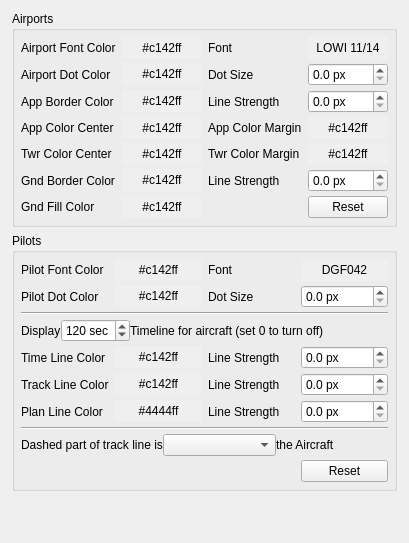
     <widget class="QWidget" name="tabAirportsPilots" >
      <attribute name="title" >
       <string>Airports &amp;&amp; Pilots</string>
      </attribute>
      <layout class="QVBoxLayout" >
       <property name="leftMargin" >
        <number>12</number>
       </property>
       <property name="rightMargin" >
        <number>12</number>
       </property>
       <property name="bottomMargin" >
        <number>12</number>
       </property>
       <item>
        <widget class="QGroupBox" name="groupBox_6" >
         <property name="title" >
          <string>Airports</string>
         </property>
         <layout class="QGridLayout" >
          <property name="leftMargin" >
           <number>6</number>
          </property>
          <property name="topMargin" >
           <number>6</number>
          </property>
          <property name="rightMargin" >
           <number>6</number>
          </property>
          <property name="bottomMargin" >
           <number>6</number>
          </property>
          <property name="verticalSpacing" >
           <number>4</number>
          </property>
          <item row="0" column="0" >
           <widget class="QLabel" name="label_19" >
            <property name="text" >
             <string>Airport Font Color</string>
            </property>
            <property name="buddy" >
             <cstring>pbAirportFontColor</cstring>
            </property>
           </widget>
          </item>
          <item row="0" column="1" >
           <widget class="QPushButton" name="pbAirportFontColor" >
            <property name="autoFillBackground" >
             <bool>true</bool>
            </property>
            <property name="text" >
             <string>#c142ff</string>
            </property>
            <property name="flat" >
             <bool>true</bool>
            </property>
           </widget>
          </item>
          <item row="0" column="2" >
           <widget class="QLabel" name="label_20" >
            <property name="text" >
             <string>Font</string>
            </property>
            <property name="buddy" >
             <cstring>pbAirportFont</cstring>
            </property>
           </widget>
          </item>
          <item row="0" column="3" >
           <widget class="QPushButton" name="pbAirportFont" >
            <property name="autoFillBackground" >
             <bool>true</bool>
            </property>
            <property name="text" >
             <string>LOWI 11/14</string>
            </property>
            <property name="flat" >
             <bool>true</bool>
            </property>
           </widget>
          </item>
          <item row="2" column="0" >
           <widget class="QLabel" name="label_21" >
            <property name="text" >
             <string>App Border Color</string>
            </property>
            <property name="buddy" >
             <cstring>pbAppBorderLineColor</cstring>
            </property>
           </widget>
          </item>
          <item row="2" column="1" >
           <widget class="QPushButton" name="pbAppBorderLineColor" >
            <property name="autoFillBackground" >
             <bool>true</bool>
            </property>
            <property name="text" >
             <string>#c142ff</string>
            </property>
            <property name="flat" >
             <bool>true</bool>
            </property>
           </widget>
          </item>
          <item row="2" column="2" >
           <widget class="QLabel" name="label_22" >
            <property name="text" >
             <string>Line Strength</string>
            </property>
            <property name="buddy" >
             <cstring>sbAppBorderLineStrength</cstring>
            </property>
           </widget>
          </item>
          <item row="2" column="3" >
           <widget class="QDoubleSpinBox" name="sbAppBorderLineStrength" >
            <property name="suffix" >
             <string> px</string>
            </property>
            <property name="decimals" >
             <number>1</number>
            </property>
            <property name="maximum" >
             <double>10.000000000000000</double>
            </property>
            <property name="singleStep" >
             <double>0.100000000000000</double>
            </property>
           </widget>
          </item>
          <item row="3" column="0" >
           <widget class="QLabel" name="label_23" >
            <property name="text" >
             <string>App Color Center</string>
            </property>
            <property name="buddy" >
             <cstring>pbAppColorCenter</cstring>
            </property>
           </widget>
          </item>
          <item row="3" column="1" >
           <widget class="QPushButton" name="pbAppColorCenter" >
            <property name="autoFillBackground" >
             <bool>true</bool>
            </property>
            <property name="text" >
             <string>#c142ff</string>
            </property>
            <property name="flat" >
             <bool>true</bool>
            </property>
           </widget>
          </item>
          <item row="3" column="2" >
           <widget class="QLabel" name="label_24" >
            <property name="text" >
             <string>App Color Margin</string>
            </property>
            <property name="buddy" >
             <cstring>pbAppColorMargin</cstring>
            </property>
           </widget>
          </item>
          <item row="3" column="3" >
           <widget class="QPushButton" name="pbAppColorMargin" >
            <property name="autoFillBackground" >
             <bool>true</bool>
            </property>
            <property name="text" >
             <string>#c142ff</string>
            </property>
            <property name="flat" >
             <bool>true</bool>
            </property>
           </widget>
          </item>
          <item row="4" column="0" >
           <widget class="QLabel" name="label_25" >
            <property name="text" >
             <string>Twr Color Center</string>
            </property>
            <property name="buddy" >
             <cstring>pbTwrColorCenter</cstring>
            </property>
           </widget>
          </item>
          <item row="4" column="1" >
           <widget class="QPushButton" name="pbTwrColorCenter" >
            <property name="autoFillBackground" >
             <bool>true</bool>
            </property>
            <property name="text" >
             <string>#c142ff</string>
            </property>
            <property name="flat" >
             <bool>true</bool>
            </property>
           </widget>
          </item>
          <item row="4" column="2" >
           <widget class="QLabel" name="label_26" >
            <property name="text" >
             <string>Twr Color Margin</string>
            </property>
            <property name="buddy" >
             <cstring>pbTwrColorMargin</cstring>
            </property>
           </widget>
          </item>
          <item row="4" column="3" >
           <widget class="QPushButton" name="pbTwrColorMargin" >
            <property name="autoFillBackground" >
             <bool>true</bool>
            </property>
            <property name="text" >
             <string>#c142ff</string>
            </property>
            <property name="flat" >
             <bool>true</bool>
            </property>
           </widget>
          </item>
          <item row="5" column="0" >
           <widget class="QLabel" name="label_27" >
            <property name="text" >
             <string>Gnd Border Color</string>
            </property>
            <property name="buddy" >
             <cstring>pbGndBorderLineColor</cstring>
            </property>
           </widget>
          </item>
          <item row="5" column="1" >
           <widget class="QPushButton" name="pbGndBorderLineColor" >
            <property name="autoFillBackground" >
             <bool>true</bool>
            </property>
            <property name="text" >
             <string>#c142ff</string>
            </property>
            <property name="flat" >
             <bool>true</bool>
            </property>
           </widget>
          </item>
          <item row="5" column="2" >
           <widget class="QLabel" name="label_28" >
            <property name="text" >
             <string>Line Strength</string>
            </property>
            <property name="buddy" >
             <cstring>sbGndBorderLineStrength</cstring>
            </property>
           </widget>
          </item>
          <item row="5" column="3" >
           <widget class="QDoubleSpinBox" name="sbGndBorderLineStrength" >
            <property name="suffix" >
             <string> px</string>
            </property>
            <property name="decimals" >
             <number>1</number>
            </property>
            <property name="maximum" >
             <double>10.000000000000000</double>
            </property>
            <property name="singleStep" >
             <double>0.100000000000000</double>
            </property>
            <property name="value" >
             <double>0.000000000000000</double>
            </property>
           </widget>
          </item>
          <item row="6" column="0" >
           <widget class="QLabel" name="label_37" >
            <property name="text" >
             <string>Gnd Fill Color</string>
            </property>
           </widget>
          </item>
          <item row="6" column="1" >
           <widget class="QPushButton" name="pbGndFillColor" >
            <property name="autoFillBackground" >
             <bool>true</bool>
            </property>
            <property name="text" >
             <string>#c142ff</string>
            </property>
            <property name="flat" >
             <bool>true</bool>
            </property>
           </widget>
          </item>
          <item row="6" column="3" >
           <widget class="QPushButton" name="buttonResetAirport" >
            <property name="text" >
             <string>Reset</string>
            </property>
           </widget>
          </item>
          <item row="1" column="0" >
           <widget class="QLabel" name="label_38" >
            <property name="text" >
             <string>Airport Dot Color</string>
            </property>
           </widget>
          </item>
          <item row="1" column="1" >
           <widget class="QPushButton" name="pbAirportDotColor" >
            <property name="autoFillBackground" >
             <bool>true</bool>
            </property>
            <property name="text" >
             <string>#c142ff</string>
            </property>
            <property name="flat" >
             <bool>true</bool>
            </property>
           </widget>
          </item>
          <item row="1" column="2" >
           <widget class="QLabel" name="label_39" >
            <property name="text" >
             <string>Dot Size</string>
            </property>
           </widget>
          </item>
          <item row="1" column="3" >
           <widget class="QDoubleSpinBox" name="sbAirportDotSize" >
            <property name="suffix" >
             <string> px</string>
            </property>
            <property name="decimals" >
             <number>1</number>
            </property>
            <property name="maximum" >
             <double>10.000000000000000</double>
            </property>
            <property name="singleStep" >
             <double>0.100000000000000</double>
            </property>
           </widget>
          </item>
         </layout>
        </widget>
       </item>
       <item>
        <widget class="QGroupBox" name="groupBox_7" >
         <property name="title" >
          <string>Pilots</string>
         </property>
         <layout class="QGridLayout" >
          <property name="leftMargin" >
           <number>6</number>
          </property>
          <property name="topMargin" >
           <number>6</number>
          </property>
          <property name="rightMargin" >
           <number>6</number>
          </property>
          <property name="bottomMargin" >
           <number>6</number>
          </property>
          <property name="verticalSpacing" >
           <number>4</number>
          </property>
          <item row="0" column="0" >
           <widget class="QLabel" name="label_30" >
            <property name="text" >
             <string>Pilot Font Color</string>
            </property>
            <property name="buddy" >
             <cstring>pbPilotFontColor</cstring>
            </property>
           </widget>
          </item>
          <item row="0" column="1" >
           <widget class="QPushButton" name="pbPilotFontColor" >
            <property name="autoFillBackground" >
             <bool>true</bool>
            </property>
            <property name="text" >
             <string>#c142ff</string>
            </property>
            <property name="flat" >
             <bool>true</bool>
            </property>
           </widget>
          </item>
          <item row="0" column="2" >
           <widget class="QLabel" name="label_29" >
            <property name="text" >
             <string>Font</string>
            </property>
            <property name="buddy" >
             <cstring>pbPilotFont</cstring>
            </property>
           </widget>
          </item>
          <item row="0" column="3" >
           <widget class="QPushButton" name="pbPilotFont" >
            <property name="autoFillBackground" >
             <bool>true</bool>
            </property>
            <property name="text" >
             <string>DGF042</string>
            </property>
            <property name="flat" >
             <bool>true</bool>
            </property>
           </widget>
          </item>
          <item row="1" column="0" >
           <widget class="QLabel" name="label_31" >
            <property name="text" >
             <string>Pilot Dot Color</string>
            </property>
            <property name="buddy" >
             <cstring>pbPilotDotColor</cstring>
            </property>
           </widget>
          </item>
          <item row="1" column="1" >
           <widget class="QPushButton" name="pbPilotDotColor" >
            <property name="autoFillBackground" >
             <bool>true</bool>
            </property>
            <property name="text" >
             <string>#c142ff</string>
            </property>
            <property name="flat" >
             <bool>true</bool>
            </property>
           </widget>
          </item>
          <item row="1" column="2" >
           <widget class="QLabel" name="label_32" >
            <property name="text" >
             <string>Dot Size</string>
            </property>
            <property name="buddy" >
             <cstring>sbPilotDotSize</cstring>
            </property>
           </widget>
          </item>
          <item row="1" column="3" >
           <widget class="QDoubleSpinBox" name="sbPilotDotSize" >
            <property name="suffix" >
             <string> px</string>
            </property>
            <property name="decimals" >
             <number>1</number>
            </property>
            <property name="maximum" >
             <double>10.000000000000000</double>
            </property>
            <property name="singleStep" >
             <double>0.100000000000000</double>
            </property>
           </widget>
          </item>
          <item row="3" column="0" colspan="4" >
           <layout class="QHBoxLayout" >
            <item>
             <widget class="QLabel" name="label_34" >
              <property name="text" >
               <string>Display</string>
              </property>
              <property name="buddy" >
               <cstring>spinBoxTimeline</cstring>
              </property>
             </widget>
            </item>
            <item>
             <widget class="QSpinBox" name="spinBoxTimeline" >
              <property name="suffix" >
               <string> sec</string>
              </property>
              <property name="maximum" >
               <number>600</number>
              </property>
              <property name="value" >
               <number>120</number>
              </property>
             </widget>
            </item>
            <item>
             <widget class="QLabel" name="label_33" >
              <property name="text" >
               <string>Timeline for aircraft (set 0 to turn off)</string>
              </property>
              <property name="buddy" >
               <cstring>spinBoxTimeline</cstring>
              </property>
             </widget>
            </item>
            <item>
             <spacer>
              <property name="orientation" >
               <enum>Qt::Horizontal</enum>
              </property>
              <property name="sizeHint" >
               <size>
                <width>40</width>
                <height>20</height>
               </size>
              </property>
             </spacer>
            </item>
           </layout>
          </item>
          <item row="4" column="0" >
           <widget class="QLabel" name="label" >
            <property name="text" >
             <string>Time Line Color</string>
            </property>
            <property name="buddy" >
             <cstring>pbTimeLineColor</cstring>
            </property>
           </widget>
          </item>
          <item row="4" column="1" >
           <widget class="QPushButton" name="pbTimeLineColor" >
            <property name="autoFillBackground" >
             <bool>true</bool>
            </property>
            <property name="text" >
             <string>#c142ff</string>
            </property>
            <property name="flat" >
             <bool>true</bool>
            </property>
           </widget>
          </item>
          <item row="4" column="2" >
           <widget class="QLabel" name="label_35" >
            <property name="text" >
             <string>Line Strength</string>
            </property>
            <property name="buddy" >
             <cstring>sbTimeLineStrength</cstring>
            </property>
           </widget>
          </item>
          <item row="4" column="3" >
           <widget class="QDoubleSpinBox" name="sbTimeLineStrength" >
            <property name="suffix" >
             <string> px</string>
            </property>
            <property name="decimals" >
             <number>1</number>
            </property>
            <property name="maximum" >
             <double>10.000000000000000</double>
            </property>
            <property name="singleStep" >
             <double>0.100000000000000</double>
            </property>
           </widget>
          </item>
          <item row="5" column="0" >
           <widget class="QLabel" name="label_3" >
            <property name="text" >
             <string>Track Line Color</string>
            </property>
            <property name="buddy" >
             <cstring>pbTrackLineColor</cstring>
            </property>
           </widget>
          </item>
          <item row="5" column="1" >
           <widget class="QPushButton" name="pbTrackLineColor" >
            <property name="autoFillBackground" >
             <bool>true</bool>
            </property>
            <property name="text" >
             <string>#c142ff</string>
            </property>
            <property name="flat" >
             <bool>true</bool>
            </property>
           </widget>
          </item>
          <item row="5" column="2" >
           <widget class="QLabel" name="label_36" >
            <property name="text" >
             <string>Line Strength</string>
            </property>
            <property name="buddy" >
             <cstring>sbTrackLineStrength</cstring>
            </property>
           </widget>
          </item>
          <item row="5" column="3" >
           <widget class="QDoubleSpinBox" name="sbTrackLineStrength" >
            <property name="suffix" >
             <string> px</string>
            </property>
            <property name="decimals" >
             <number>1</number>
            </property>
            <property name="maximum" >
             <double>10.000000000000000</double>
            </property>
            <property name="singleStep" >
             <double>0.100000000000000</double>
            </property>
           </widget>
          </item>
          <item row="9" column="3" >
           <widget class="QPushButton" name="buttonResetPilot" >
            <property name="text" >
             <string>Reset</string>
            </property>
           </widget>
          </item>
          <item row="2" column="0" colspan="4" >
           <widget class="Line" name="line_4" >
            <property name="orientation" >
             <enum>Qt::Horizontal</enum>
            </property>
           </widget>
          </item>
          <item row="8" column="0" colspan="4" >
           <layout class="QHBoxLayout" >
            <item>
             <widget class="QLabel" name="label_40" >
              <property name="text" >
               <string>Dashed part of track line is</string>
              </property>
              <property name="buddy" >
               <cstring>cbDashedFrontAfter</cstring>
              </property>
             </widget>
            </item>
            <item>
             <widget class="QComboBox" name="cbDashedFrontAfter" >
              <property name="currentIndex" >
               <number>-1</number>
              </property>
              <property name="maxVisibleItems" >
               <number>2</number>
              </property>
             </widget>
            </item>
            <item>
             <widget class="QLabel" name="label_41" >
              <property name="text" >
               <string>the Aircraft</string>
              </property>
              <property name="buddy" >
               <cstring>cbDashedFrontAfter</cstring>
              </property>
             </widget>
            </item>
           </layout>
          </item>
          <item row="7" column="0" colspan="4" >
           <widget class="Line" name="line" >
            <property name="orientation" >
             <enum>Qt::Horizontal</enum>
            </property>
           </widget>
          </item>
          <item row="6" column="0" >
           <widget class="QLabel" name="label_47" >
            <property name="text" >
             <string>Plan Line Color</string>
            </property>
           </widget>
          </item>
          <item row="6" column="1" >
           <widget class="QPushButton" name="pbPlanLineColor" >
            <property name="autoFillBackground" >
             <bool>true</bool>
            </property>
            <property name="text" >
             <string>#4444ff</string>
            </property>
            <property name="flat" >
             <bool>true</bool>
            </property>
           </widget>
          </item>
          <item row="6" column="2" >
           <widget class="QLabel" name="label_48" >
            <property name="text" >
             <string>Line Strength</string>
            </property>
           </widget>
          </item>
          <item row="6" column="3" >
           <widget class="QDoubleSpinBox" name="sbPlanLineStrength" >
            <property name="suffix" >
             <string> px</string>
            </property>
            <property name="decimals" >
             <number>1</number>
            </property>
            <property name="maximum" >
             <double>10.000000000000000</double>
            </property>
            <property name="singleStep" >
             <double>0.100000000000000</double>
            </property>
           </widget>
          </item>
         </layout>
        </widget>
       </item>
       <item>
        <spacer>
         <property name="orientation" >
          <enum>Qt::Vertical</enum>
         </property>
         <property name="sizeHint" >
          <size>
           <width>20</width>
           <height>40</height>
          </size>
         </property>
        </spacer>
       </item>
      </layout>
     </widget>
